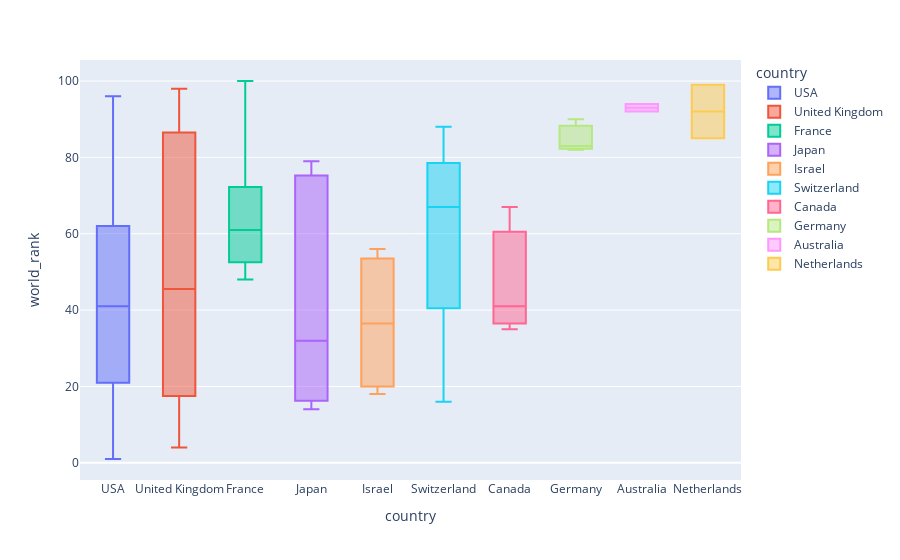

The notebook cell saved with this chart:
### Code cell
import plotly.express as px
fig = px.box(pt_top10_2012_all, x="country", y="world_rank",
                 color = 'country' )
fig.update_yaxes(showticklabels=True , matches=None)
fig.update_xaxes(showticklabels=True , matches=None)
fig.show()
plt.savefig('boxplot_cwur_2012 .png', width=150,height = 150)

### Figure 1 — Plotly figure (JSON) as saved in the notebook; plotly's stock layout.template omitted (floating-point values rounded to 4 significant figures)
{"data": [{"alignmentgroup": "True", "hovertemplate": "country=%{x}<br>world_rank=%{y}<extra></extra>", "legendgroup": "USA", "marker": {"color": "#636efa"}, "name": "USA", "notched": false, "offsetgroup": "USA", "orientation": "v", "showlegend": true, "type": "box", "x": ["USA", "USA", "USA", "USA", "USA", "USA", "USA", "USA", "USA", "USA", "USA", "USA", "USA", "USA", "USA", "USA", "USA", "USA", "USA", "USA", "USA", "USA", "USA", "USA", "USA", "USA", "USA", "USA", "USA", "USA", "USA", "USA", "USA", "USA", "USA", "USA", "USA", "USA", "USA", "USA", "USA", "USA", "USA", "USA", "USA", "USA", "USA", "USA", "USA", "USA", "USA", "USA", "USA", "USA", "USA", "USA", "USA", "USA"], "x0": " ", "xaxis": "x", "y": [1, 2, 3, 5, 6, 8, 9, 10, 11, 12, 13, 15, 19, 20, 21, 23, 24, 25, 26, 27, 29, 30, 33, 34, 36, 37, 38, 39, 40, 42, 43, 44, 45, 46, 47, 49, 50, 52, 53, 55, 57, 58, 59, 62, 64, 66, 68, 71, 72, 73, 78, 80, 81, 84, 86, 87, 95, 96], "y0": " ", "yaxis": "y"}, {"alignmentgroup": "True", "hovertemplate": "country=%{x}<br>world_rank=%{y}<extra></extra>", "legendgroup": "United Kingdom", "marker": {"color": "#EF553B"}, "name": "United Kingdom", "notched": false, "offsetgroup": "United Kingdom", "orientation": "v", "showlegend": true, "type": "box", "x": ["United Kingdom", "United Kingdom", "United Kingdom", "United Kingdom", "United Kingdom", "United Kingdom", "United Kingdom", "United Kingdom"], "x0": " ", "xaxis": "x", "y": [4, 7, 28, 31, 60, 76, 97, 98], "y0": " ", "yaxis": "y"}, {"alignmentgroup": "True", "hovertemplate": "country=%{x}<br>world_rank=%{y}<extra></extra>", "legendgroup": "France", "marker": {"color": "#00cc96"}, "name": "France", "notched": false, "offsetgroup": "France", "orientation": "v", "showlegend": true, "type": "box", "x": ["France", "France", "France", "France", "France"], "x0": " ", "xaxis": "x", "y": [48, 54, 61, 63, 100], "y0": " ", "yaxis": "y"}, {"alignmentgroup": "True", "hovertemplate": "country=%{x}<br>world_rank=%{y}<extra></extra>", "legendgroup": "Japan", "marker": {"color": "#ab63fa"}, "name": "Japan", "notched": false, "offsetgroup": "Japan", "orientation": "v", "showlegend": true, "type": "box", "x": ["Japan", "Japan", "Japan", "Japan", "Japan"], "x0": " ", "xaxis": "x", "y": [14, 17, 32, 74, 79], "y0": " ", "yaxis": "y"}, {"alignmentgroup": "True", "hovertemplate": "country=%{x}<br>world_rank=%{y}<extra></extra>", "legendgroup": "Israel", "marker": {"color": "#FFA15A"}, "name": "Israel", "notched": false, "offsetgroup": "Israel", "orientation": "v", "showlegend": true, "type": "box", "x": ["Israel", "Israel", "Israel", "Israel"], "x0": " ", "xaxis": "x", "y": [18, 22, 51, 56], "y0": " ", "yaxis": "y"}, {"alignmentgroup": "True", "hovertemplate": "country=%{x}<br>world_rank=%{y}<extra></extra>", "legendgroup": "Switzerland", "marker": {"color": "#19d3f3"}, "name": "Switzerland", "notched": false, "offsetgroup": "Switzerland", "orientation": "v", "showlegend": true, "type": "box", "x": ["Switzerland", "Switzerland", "Switzerland", "Switzerland"], "x0": " ", "xaxis": "x", "y": [16, 65, 69, 88], "y0": " ", "yaxis": "y"}, {"alignmentgroup": "True", "hovertemplate": "country=%{x}<br>world_rank=%{y}<extra></extra>", "legendgroup": "Canada", "marker": {"color": "#FF6692"}, "name": "Canada", "notched": false, "offsetgroup": "Canada", "orientation": "v", "showlegend": true, "type": "box", "x": ["Canada", "Canada", "Canada"], "x0": " ", "xaxis": "x", "y": [35, 41, 67], "y0": " ", "yaxis": "y"}, {"alignmentgroup": "True", "hovertemplate": "country=%{x}<br>world_rank=%{y}<extra></extra>", "legendgroup": "Germany", "marker": {"color": "#B6E880"}, "name": "Germany", "notched": false, "offsetgroup": "Germany", "orientation": "v", "showlegend": true, "type": "box", "x": ["Germany", "Germany", "Germany"], "x0": " ", "xaxis": "x", "y": [82, 83, 90], "y0": " ", "yaxis": "y"}, {"alignmentgroup": "True", "hovertemplate": "country=%{x}<br>world_rank=%{y}<extra></extra>", "legendgroup": "Australia", "marker": {"color": "#FF97FF"}, "name": "Australia", "notched": false, "offsetgroup": "Australia", "orientation": "v", "showlegend": true, "type": "box", "x": ["Australia", "Australia"], "x0": " ", "xaxis": "x", "y": [92, 94], "y0": " ", "yaxis": "y"}, {"alignmentgroup": "True", "hovertemplate": "country=%{x}<br>world_rank=%{y}<extra></extra>", "legendgroup": "Netherlands", "marker": {"color": "#FECB52"}, "name": "Netherlands", "notched": false, "offsetgroup": "Netherlands", "orientation": "v", "showlegend": true, "type": "box", "x": ["Netherlands", "Netherlands"], "x0": " ", "xaxis": "x", "y": [85, 99], "y0": " ", "yaxis": "y"}], "layout": {"boxmode": "overlay", "legend": {"title": {"text": "country"}, "tracegroupgap": 0}, "margin": {"t": 60}, "xaxis": {"anchor": "y", "categoryarray": ["USA", "United Kingdom", "France", "Japan", "Israel", "Switzerland", "Canada", "Germany", "Australia", "Netherlands"], "categoryorder": "array", "domain": [0, 1], "showticklabels": true, "title": {"text": "country"}}, "yaxis": {"anchor": "x", "domain": [0, 1], "showticklabels": true, "title": {"text": "world_rank"}}}}
